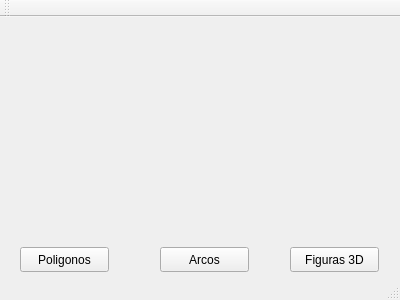
<?xml version="1.0" encoding="UTF-8"?>
<ui version="4.0">
 <class>MainWindow</class>
 <widget class="QMainWindow" name="MainWindow">
  <property name="geometry">
   <rect>
    <x>0</x>
    <y>0</y>
    <width>400</width>
    <height>300</height>
   </rect>
  </property>
  <property name="windowTitle">
   <string>MainWindow</string>
  </property>
  <widget class="QWidget" name="centralWidget">
   <widget class="QPushButton" name="pushButton">
    <property name="geometry">
     <rect>
      <x>20</x>
      <y>230</y>
      <width>89</width>
      <height>25</height>
     </rect>
    </property>
    <property name="text">
     <string>Poligonos</string>
    </property>
   </widget>
   <widget class="QPushButton" name="pushButton_2">
    <property name="geometry">
     <rect>
      <x>290</x>
      <y>230</y>
      <width>89</width>
      <height>25</height>
     </rect>
    </property>
    <property name="text">
     <string>Figuras 3D</string>
    </property>
   </widget>
   <widget class="QPushButton" name="pushButton_3">
    <property name="geometry">
     <rect>
      <x>160</x>
      <y>230</y>
      <width>89</width>
      <height>25</height>
     </rect>
    </property>
    <property name="text">
     <string>Arcos</string>
    </property>
   </widget>
  </widget>
  <widget class="QToolBar" name="mainToolBar">
   <attribute name="toolBarArea">
    <enum>TopToolBarArea</enum>
   </attribute>
   <attribute name="toolBarBreak">
    <bool>false</bool>
   </attribute>
  </widget>
  <widget class="QStatusBar" name="statusBar"/>
 </widget>
 <layoutdefault spacing="6" margin="11"/>
 <resources/>
 <connections/>
</ui>
